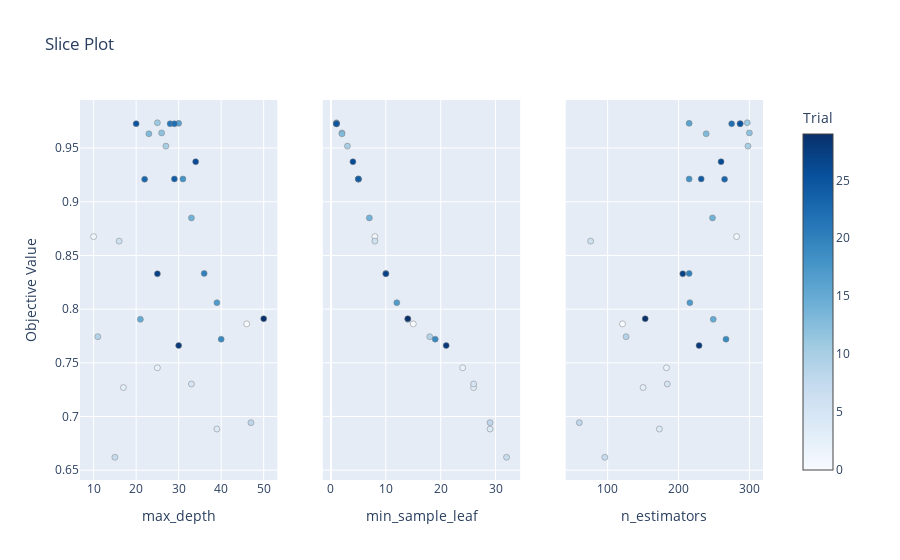

Notebook code cell kept with this figure:
### Code cell
optuna.visualization.plot_slice(study)

### Figure 1 — Plotly figure (JSON) as saved in the notebook; plotly's stock layout.template omitted (floating-point values rounded to 4 significant figures)
{"data": [{"marker": {"color": [0, 1, 2, 3, 4, 5, 6, 7, 8, 9, 10, 11, 12, 13, 14, 15, 16, 17, 18, 19, 20, 21, 22, 23, 24, 25, 26, 27, 28, 29], "colorbar": {"title": {"text": "Trial"}, "x": 1, "xpad": 40}, "colorscale": [[0, "rgb(247,251,255)"], [0.125, "rgb(222,235,247)"], [0.25, "rgb(198,219,239)"], [0.375, "rgb(158,202,225)"], [0.5, "rgb(107,174,214)"], [0.625, "rgb(66,146,198)"], [0.75, "rgb(33,113,181)"], [0.875, "rgb(8,81,156)"], [1, "rgb(8,48,107)"]], "line": {"color": "Grey", "width": 0.5}, "showscale": true}, "mode": "markers", "name": "Feasible Trial", "showlegend": false, "type": "scatter", "x": [46, 10, 25, 17, 39, 33, 16, 15, 47, 11, 27, 25, 26, 23, 33, 21, 30, 39, 31, 40, 36, 28, 29, 22, 29, 20, 34, 25, 30, 50], "xaxis": "x", "y": [0.7862, 0.8676, 0.7453, 0.727, 0.6883, 0.7303, 0.8633, 0.662, 0.6943, 0.7743, 0.9518, 0.9736, 0.9641, 0.9633, 0.885, 0.7905, 0.973, 0.806, 0.9212, 0.772, 0.8333, 0.9727, 0.9726, 0.921, 0.9213, 0.9727, 0.9373, 0.8329, 0.7661, 0.7911], "yaxis": "y"}, {"marker": {"color": [0, 1, 2, 3, 4, 5, 6, 7, 8, 9, 10, 11, 12, 13, 14, 15, 16, 17, 18, 19, 20, 21, 22, 23, 24, 25, 26, 27, 28, 29], "colorbar": {"title": {"text": "Trial"}, "x": 1, "xpad": 40}, "colorscale": [[0, "rgb(247,251,255)"], [0.125, "rgb(222,235,247)"], [0.25, "rgb(198,219,239)"], [0.375, "rgb(158,202,225)"], [0.5, "rgb(107,174,214)"], [0.625, "rgb(66,146,198)"], [0.75, "rgb(33,113,181)"], [0.875, "rgb(8,81,156)"], [1, "rgb(8,48,107)"]], "line": {"color": "Grey", "width": 0.5}, "showscale": false}, "mode": "markers", "name": "Feasible Trial", "showlegend": false, "type": "scatter", "x": [15, 8, 24, 26, 29, 26, 8, 32, 29, 18, 3, 1, 2, 2, 7, 14, 1, 12, 5, 19, 10, 1, 1, 5, 5, 1, 4, 10, 21, 14], "xaxis": "x2", "y": [0.7862, 0.8676, 0.7453, 0.727, 0.6883, 0.7303, 0.8633, 0.662, 0.6943, 0.7743, 0.9518, 0.9736, 0.9641, 0.9633, 0.885, 0.7905, 0.973, 0.806, 0.9212, 0.772, 0.8333, 0.9727, 0.9726, 0.921, 0.9213, 0.9727, 0.9373, 0.8329, 0.7661, 0.7911], "yaxis": "y2"}, {"marker": {"color": [0, 1, 2, 3, 4, 5, 6, 7, 8, 9, 10, 11, 12, 13, 14, 15, 16, 17, 18, 19, 20, 21, 22, 23, 24, 25, 26, 27, 28, 29], "colorbar": {"title": {"text": "Trial"}, "x": 1, "xpad": 40}, "colorscale": [[0, "rgb(247,251,255)"], [0.125, "rgb(222,235,247)"], [0.25, "rgb(198,219,239)"], [0.375, "rgb(158,202,225)"], [0.5, "rgb(107,174,214)"], [0.625, "rgb(66,146,198)"], [0.75, "rgb(33,113,181)"], [0.875, "rgb(8,81,156)"], [1, "rgb(8,48,107)"]], "line": {"color": "Grey", "width": 0.5}, "showscale": false}, "mode": "markers", "name": "Feasible Trial", "showlegend": false, "type": "scatter", "x": [121, 282, 183, 150, 173, 184, 76, 96, 60, 126, 298, 297, 300, 239, 248, 249, 215, 216, 215, 267, 215, 287, 275, 265, 232, 287, 260, 206, 229, 153], "xaxis": "x3", "y": [0.7862, 0.8676, 0.7453, 0.727, 0.6883, 0.7303, 0.8633, 0.662, 0.6943, 0.7743, 0.9518, 0.9736, 0.9641, 0.9633, 0.885, 0.7905, 0.973, 0.806, 0.9212, 0.772, 0.8333, 0.9727, 0.9726, 0.921, 0.9213, 0.9727, 0.9373, 0.8329, 0.7661, 0.7911], "yaxis": "y3"}], "layout": {"title": {"text": "Slice Plot"}, "xaxis": {"anchor": "y", "domain": [0, 0.2889], "title": {"text": "max_depth"}}, "xaxis2": {"anchor": "y2", "domain": [0.3556, 0.6444], "title": {"text": "min_sample_leaf"}}, "xaxis3": {"anchor": "y3", "domain": [0.7111, 1], "title": {"text": "n_estimators"}}, "yaxis": {"anchor": "x", "domain": [0, 1], "title": {"text": "Objective Value"}}, "yaxis2": {"anchor": "x2", "domain": [0, 1], "matches": "y", "showticklabels": false}, "yaxis3": {"anchor": "x3", "domain": [0, 1], "matches": "y", "showticklabels": false}}}
